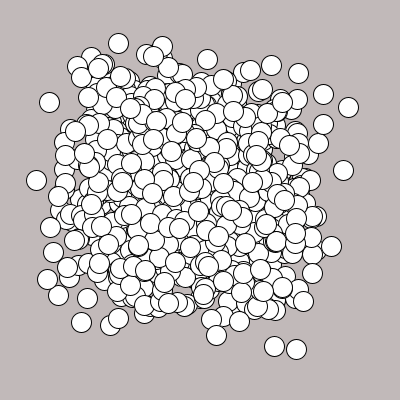
Frame 1 (no input)
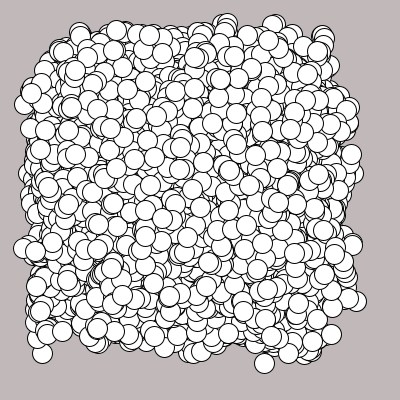
Frame 60 (the mouse pressed at the canvas centre just before this capture)
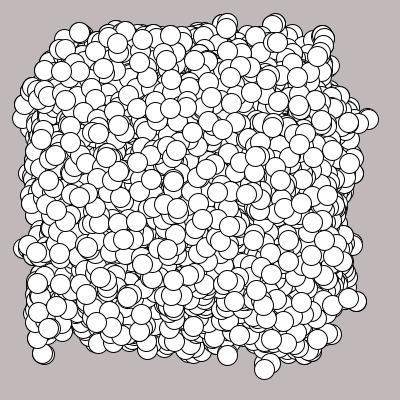
Frame 120 (the mouse held since frame 60 and released just before this capture)

The Processing sketch that drew these frames (run headless with seeded random() and noise(); from frame 60 on, the mouse is pressed at the canvas centre):

// Processing sketch: MagicWorms
// ── MagicWorms.pde
float x=0;
float y=0;
void setup() {
  size(400,400);
  background(#C1B9B9);
}

void draw(){
  for (int i=0; i<1000; i++){
    x=getWormX(i);
    y=getWormY(i);
    //fill(#13C5F0);
    ellipse(x,y,20,20);
  }
}

float frequency = 10;
float noiseInterval = PI;

void makeMagical() {
     fill( 0, 0, 0, 10 );
     rect(0, 0, width, height);
     noStroke();
}

float getWormX(int i) {
     return map(noise(i*noiseInterval + frameCount * frequency), 0, 1, 0, width);
}

float getWormY(int i) {
     return map(noise(i*noiseInterval+1 + frameCount * frequency), 0, 1, 0, height);
}
